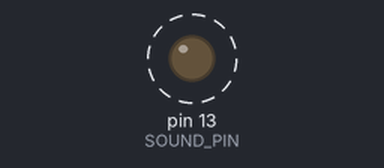
The sketch below on a simulated Arduino Uno, built with avr-gcc and run on an emulated ATmega328P. On the bench: output pins drawn as LEDs (lit = HIGH). Dashed ring = blinking.

Above: at 1.1 s.
Timing chart, 0 to 4.8 s (numbered marks = the images above):
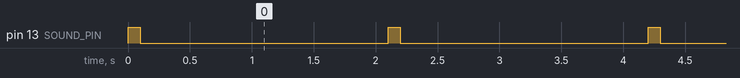

Measured:
- by itself, pin 13 (SOUND_PIN): alternates HIGH for 0.10 s and LOW for 2.0 s

The sketch:

sketch_oct05b_PiezoSpeaker.ino
```cpp
#define SOUND_PIN 13

void setup() {
  // put your setup code here, to run once:
  pinMode(SOUND_PIN,OUTPUT);
  digitalWrite(SOUND_PIN, LOW);
}

void loop() {
  // put your main code here, to run repeatedly:
  digitalWrite(SOUND_PIN,HIGH);
  delay(100);
  digitalWrite(SOUND_PIN,LOW);
  delay(2000);
}
```
